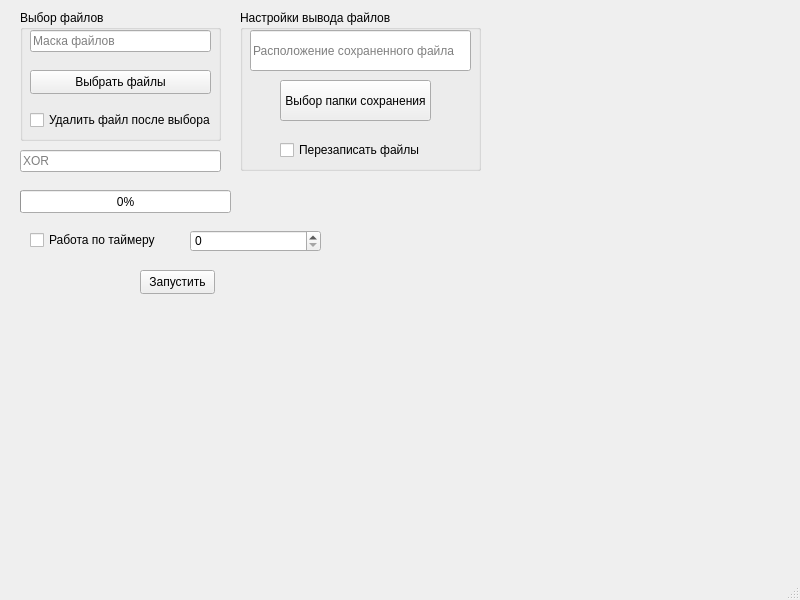
<?xml version="1.0" encoding="UTF-8"?>
<ui version="4.0">
 <class>MainWindow</class>
 <widget class="QMainWindow" name="MainWindow">
  <property name="geometry">
   <rect>
    <x>0</x>
    <y>0</y>
    <width>800</width>
    <height>600</height>
   </rect>
  </property>
  <property name="windowTitle">
   <string>MainWindow</string>
  </property>
  <widget class="QWidget" name="centralwidget">
   <widget class="QLineEdit" name="xorKeyLineEdit">
    <property name="geometry">
     <rect>
      <x>20</x>
      <y>150</y>
      <width>201</width>
      <height>22</height>
     </rect>
    </property>
    <property name="placeholderText">
     <string>XOR</string>
    </property>
   </widget>
   <widget class="QPushButton" name="startButton">
    <property name="geometry">
     <rect>
      <x>140</x>
      <y>270</y>
      <width>75</width>
      <height>24</height>
     </rect>
    </property>
    <property name="text">
     <string>Запустить</string>
    </property>
   </widget>
   <widget class="QProgressBar" name="progressBar">
    <property name="geometry">
     <rect>
      <x>20</x>
      <y>190</y>
      <width>211</width>
      <height>23</height>
     </rect>
    </property>
    <property name="value">
     <number>0</number>
    </property>
   </widget>
   <widget class="QLabel" name="statusLabel">
    <property name="geometry">
     <rect>
      <x>30</x>
      <y>380</y>
      <width>161</width>
      <height>16</height>
     </rect>
    </property>
    <property name="text">
     <string/>
    </property>
   </widget>
   <widget class="QCheckBox" name="timerCheckBox">
    <property name="geometry">
     <rect>
      <x>30</x>
      <y>230</y>
      <width>131</width>
      <height>20</height>
     </rect>
    </property>
    <property name="text">
     <string>Работа по таймеру</string>
    </property>
   </widget>
   <widget class="QSpinBox" name="timerSpinBox">
    <property name="geometry">
     <rect>
      <x>190</x>
      <y>230</y>
      <width>131</width>
      <height>22</height>
     </rect>
    </property>
   </widget>
   <widget class="QGroupBox" name="groupBox">
    <property name="geometry">
     <rect>
      <x>240</x>
      <y>10</y>
      <width>241</width>
      <height>161</height>
     </rect>
    </property>
    <property name="title">
     <string>Настройки вывода файлов</string>
    </property>
    <widget class="QLineEdit" name="outputDirLineEdit">
     <property name="geometry">
      <rect>
       <x>10</x>
       <y>20</y>
       <width>221</width>
       <height>41</height>
      </rect>
     </property>
     <property name="dragEnabled">
      <bool>false</bool>
     </property>
     <property name="placeholderText">
      <string>Расположение сохраненного файла</string>
     </property>
    </widget>
    <widget class="QCheckBox" name="overwriteCheckBox">
     <property name="geometry">
      <rect>
       <x>40</x>
       <y>130</y>
       <width>141</width>
       <height>20</height>
      </rect>
     </property>
     <property name="text">
      <string>Перезаписать файлы</string>
     </property>
    </widget>
    <widget class="QPushButton" name="selectFolderButton">
     <property name="geometry">
      <rect>
       <x>40</x>
       <y>70</y>
       <width>151</width>
       <height>41</height>
      </rect>
     </property>
     <property name="text">
      <string>Выбор папки сохранения</string>
     </property>
    </widget>
   </widget>
   <widget class="QGroupBox" name="groupBox_2">
    <property name="geometry">
     <rect>
      <x>20</x>
      <y>10</y>
      <width>201</width>
      <height>131</height>
     </rect>
    </property>
    <property name="title">
     <string>Выбор файлов</string>
    </property>
    <widget class="QLineEdit" name="filesLineEdit">
     <property name="geometry">
      <rect>
       <x>10</x>
       <y>20</y>
       <width>181</width>
       <height>22</height>
      </rect>
     </property>
     <property name="text">
      <string/>
     </property>
     <property name="placeholderText">
      <string>Маска файлов</string>
     </property>
    </widget>
    <widget class="QPushButton" name="selectFilesButton">
     <property name="geometry">
      <rect>
       <x>10</x>
       <y>60</y>
       <width>181</width>
       <height>24</height>
      </rect>
     </property>
     <property name="text">
      <string>Выбрать файлы</string>
     </property>
    </widget>
    <widget class="QCheckBox" name="deleteFilesCheckBox">
     <property name="geometry">
      <rect>
       <x>10</x>
       <y>100</y>
       <width>181</width>
       <height>20</height>
      </rect>
     </property>
     <property name="text">
      <string>Удалить файл после выбора</string>
     </property>
    </widget>
   </widget>
  </widget>
  <widget class="QMenuBar" name="menubar">
   <property name="geometry">
    <rect>
     <x>0</x>
     <y>0</y>
     <width>800</width>
     <height>22</height>
    </rect>
   </property>
  </widget>
  <widget class="QStatusBar" name="statusbar"/>
 </widget>
 <resources/>
 <connections/>
</ui>
